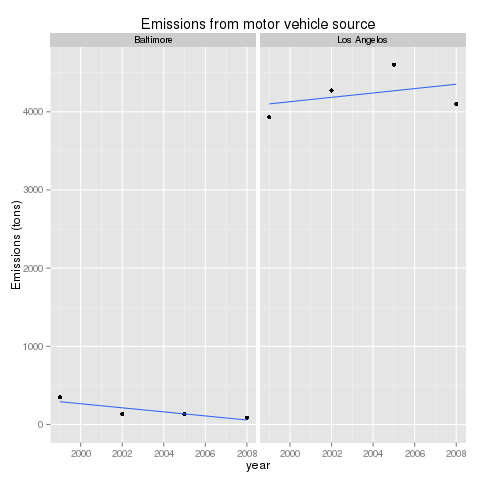

Source code (R):
# Plot 6

# Loading the ggplot2 library
library(ggplot2)

# Reading the data
source("reading_data.R")

# Preparing cities
Codes <- c("24510", "06037")
Places <- data.frame(cbind(Codes, c("Baltimore", "Los Angelos")))
colnames(Places) <- c("fips", "place")

# Preparing the data
# Assuming that on-road is the motor vehicle pollution...
message("Preparing data...")
tmp <- subset(NEI, type == "ON-ROAD" & fips %in% Codes)
data_y <- data.frame(tmp$Emissions)
filter <- subset(tmp, select = c("fips", "year"))
data <- aggregate(data_y, filter, sum)
data <- merge(data, Places)

# Doing the plot
pl <- qplot(data = data, y = tmp.Emissions, x = year, group = place, xlab = "year", ylab = "Emissions (tons)", main = "Emissions from motor vehicle source") + geom_smooth(method = lm, se = F) + facet_wrap(~place, ncol = 2) + ylim(0, max(data$tmp.Emissions))
png('plot6.png', width = 480, height = 480)
print(pl)
dev.off()
message("Created the plot on the file \'plot6.png\'")
